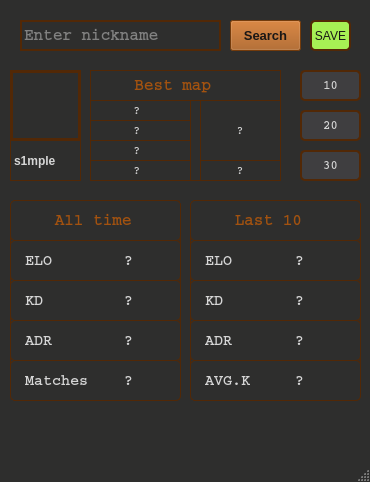
<?xml version="1.0" encoding="UTF-8"?>
<ui version="4.0">
 <class>MainWindow</class>
 <widget class="QMainWindow" name="MainWindow">
  <property name="geometry">
   <rect>
    <x>0</x>
    <y>0</y>
    <width>370</width>
    <height>482</height>
   </rect>
  </property>
  <property name="font">
   <font>
    <bold>true</bold>
   </font>
  </property>
  <property name="windowTitle">
   <string>MainWindow</string>
  </property>
  <property name="styleSheet">
   <string notr="true">QMainWindow
 {
       background-color: #2e2e2d;
		border-radius: 15px;
    }
    QWidget#centralwidget 
{
       background-color: #2e2e2d;
    }</string>
  </property>
  <widget class="QWidget" name="centralwidget">
   <widget class="QFrame" name="frame_2">
    <property name="geometry">
     <rect>
      <x>10</x>
      <y>200</y>
      <width>171</width>
      <height>201</height>
     </rect>
    </property>
    <property name="styleSheet">
     <string notr="true">QFrame
{
background-color: #2e2e2d;
          border: 1px solid #522806;
           border-radius: 5px;
           padding: 10px;
}  </string>
    </property>
    <property name="frameShape">
     <enum>QFrame::StyledPanel</enum>
    </property>
    <property name="frameShadow">
     <enum>QFrame::Raised</enum>
    </property>
    <widget class="QLabel" name="label">
     <property name="geometry">
      <rect>
       <x>0</x>
       <y>0</y>
       <width>171</width>
       <height>41</height>
      </rect>
     </property>
     <property name="font">
      <font>
       <family>Courier</family>
       <pointsize>12</pointsize>
       <bold>true</bold>
      </font>
     </property>
     <property name="styleSheet">
      <string notr="true">QLabel

{
color: #a3520f;
}
</string>
     </property>
     <property name="text">
      <string>   All time </string>
     </property>
    </widget>
    <widget class="QLabel" name="text_elo">
     <property name="geometry">
      <rect>
       <x>0</x>
       <y>40</y>
       <width>171</width>
       <height>41</height>
      </rect>
     </property>
     <property name="font">
      <font>
       <family>Courier</family>
       <pointsize>11</pointsize>
       <bold>true</bold>
      </font>
     </property>
     <property name="styleSheet">
      <string notr="true">QLabel

{
color: rgb(214, 214, 214);
}
</string>
     </property>
     <property name="text">
      <string>ELO        ?</string>
     </property>
    </widget>
    <widget class="QLabel" name="text_KD">
     <property name="geometry">
      <rect>
       <x>0</x>
       <y>80</y>
       <width>171</width>
       <height>41</height>
      </rect>
     </property>
     <property name="font">
      <font>
       <family>Courier</family>
       <pointsize>11</pointsize>
       <bold>true</bold>
      </font>
     </property>
     <property name="styleSheet">
      <string notr="true">QLabel

{
color: rgb(214, 214, 214);
}
</string>
     </property>
     <property name="text">
      <string>KD         ?</string>
     </property>
    </widget>
    <widget class="QLabel" name="text_KR">
     <property name="geometry">
      <rect>
       <x>0</x>
       <y>120</y>
       <width>171</width>
       <height>41</height>
      </rect>
     </property>
     <property name="font">
      <font>
       <family>Courier</family>
       <pointsize>11</pointsize>
       <bold>true</bold>
      </font>
     </property>
     <property name="styleSheet">
      <string notr="true">QLabel

{
color: rgb(214, 214, 214);
}
</string>
     </property>
     <property name="text">
      <string>ADR        ?</string>
     </property>
    </widget>
    <widget class="QLabel" name="text_Matches">
     <property name="geometry">
      <rect>
       <x>0</x>
       <y>160</y>
       <width>171</width>
       <height>41</height>
      </rect>
     </property>
     <property name="sizePolicy">
      <sizepolicy hsizetype="Preferred" vsizetype="Preferred">
       <horstretch>0</horstretch>
       <verstretch>0</verstretch>
      </sizepolicy>
     </property>
     <property name="font">
      <font>
       <family>Courier</family>
       <pointsize>11</pointsize>
       <bold>true</bold>
      </font>
     </property>
     <property name="styleSheet">
      <string notr="true">QLabel

{
color: rgb(214, 214, 214);
}
</string>
     </property>
     <property name="text">
      <string>Matches    ?</string>
     </property>
    </widget>
   </widget>
   <widget class="QLabel" name="label_NAME">
    <property name="geometry">
     <rect>
      <x>10</x>
      <y>140</y>
      <width>71</width>
      <height>41</height>
     </rect>
    </property>
    <property name="font">
     <font>
      <family>Arial</family>
      <pointsize>9</pointsize>
      <bold>true</bold>
     </font>
    </property>
    <property name="styleSheet">
     <string notr="true">QLabel
{
background-color: #2e2e2d;
border: 1px solid #522806;
setWordWrap: true;         
setAlignment: AlignCenter;          
color: rgb(214, 214, 214)
}  </string>
    </property>
    <property name="text">
     <string>s1mple</string>
    </property>
   </widget>
   <widget class="QLabel" name="label_avatar">
    <property name="geometry">
     <rect>
      <x>10</x>
      <y>70</y>
      <width>71</width>
      <height>71</height>
     </rect>
    </property>
    <property name="styleSheet">
     <string notr="true">QLabel
{
background-color: #2e2e2d;
          border: 3px solid #522806;
           
           
}  </string>
    </property>
    <property name="text">
     <string/>
    </property>
   </widget>
   <widget class="QFrame" name="frame_3">
    <property name="geometry">
     <rect>
      <x>190</x>
      <y>200</y>
      <width>171</width>
      <height>201</height>
     </rect>
    </property>
    <property name="styleSheet">
     <string notr="true">QFrame
{
background-color: #2e2e2d;
          border: 1px solid#522806;
           border-radius: 5px;
           padding: 10px;
}  </string>
    </property>
    <property name="frameShape">
     <enum>QFrame::StyledPanel</enum>
    </property>
    <property name="frameShadow">
     <enum>QFrame::Raised</enum>
    </property>
    <widget class="QLabel" name="label_2">
     <property name="geometry">
      <rect>
       <x>0</x>
       <y>0</y>
       <width>171</width>
       <height>41</height>
      </rect>
     </property>
     <property name="font">
      <font>
       <family>Courier</family>
       <pointsize>12</pointsize>
       <bold>true</bold>
      </font>
     </property>
     <property name="styleSheet">
      <string notr="true">QLabel

{
color: #a3520f;
}
</string>
     </property>
     <property name="text">
      <string>   Last 10 </string>
     </property>
    </widget>
    <widget class="QLabel" name="text_KD_LastMatches">
     <property name="geometry">
      <rect>
       <x>0</x>
       <y>80</y>
       <width>171</width>
       <height>41</height>
      </rect>
     </property>
     <property name="font">
      <font>
       <family>Courier</family>
       <pointsize>11</pointsize>
       <bold>true</bold>
      </font>
     </property>
     <property name="styleSheet">
      <string notr="true">QLabel

{
color: rgb(214, 214, 214);
}
</string>
     </property>
     <property name="text">
      <string>KD        ?</string>
     </property>
    </widget>
    <widget class="QLabel" name="text_ADR_LastMatches">
     <property name="geometry">
      <rect>
       <x>0</x>
       <y>120</y>
       <width>171</width>
       <height>41</height>
      </rect>
     </property>
     <property name="font">
      <font>
       <family>Courier</family>
       <pointsize>11</pointsize>
       <bold>true</bold>
      </font>
     </property>
     <property name="styleSheet">
      <string notr="true">QLabel

{
color: rgb(214, 214, 214);
}
</string>
     </property>
     <property name="text">
      <string>ADR       ?</string>
     </property>
    </widget>
    <widget class="QLabel" name="text_AVG_LastMatches">
     <property name="geometry">
      <rect>
       <x>0</x>
       <y>160</y>
       <width>171</width>
       <height>41</height>
      </rect>
     </property>
     <property name="sizePolicy">
      <sizepolicy hsizetype="Preferred" vsizetype="Preferred">
       <horstretch>0</horstretch>
       <verstretch>0</verstretch>
      </sizepolicy>
     </property>
     <property name="font">
      <font>
       <family>Courier</family>
       <pointsize>11</pointsize>
       <bold>true</bold>
      </font>
     </property>
     <property name="styleSheet">
      <string notr="true">QLabel

{
color: rgb(214, 214, 214);
}
</string>
     </property>
     <property name="text">
      <string>AVG.K     ?</string>
     </property>
    </widget>
    <widget class="QLabel" name="text_ELO_Change">
     <property name="geometry">
      <rect>
       <x>0</x>
       <y>40</y>
       <width>171</width>
       <height>41</height>
      </rect>
     </property>
     <property name="font">
      <font>
       <family>Courier</family>
       <pointsize>11</pointsize>
       <bold>true</bold>
      </font>
     </property>
     <property name="styleSheet">
      <string notr="true">QLabel

{
color: rgb(214, 214, 214);
}
</string>
     </property>
     <property name="text">
      <string>ELO       ?</string>
     </property>
    </widget>
   </widget>
   <widget class="QPushButton" name="pushButton_10">
    <property name="geometry">
     <rect>
      <x>300</x>
      <y>70</y>
      <width>61</width>
      <height>31</height>
     </rect>
    </property>
    <property name="font">
     <font>
      <family>Courier</family>
      <bold>true</bold>
     </font>
    </property>
    <property name="styleSheet">
     <string notr="true">QPushButton 
{
background-color: #3f3e40;
          border: 2px solid  #522806;
           border-radius: 5px;
           
color: rgb(214, 214, 214);
}

    QPushButton:hover 
{
      background-color: #522806;  
    }
</string>
    </property>
    <property name="text">
     <string>10</string>
    </property>
   </widget>
   <widget class="QFrame" name="frame_4">
    <property name="geometry">
     <rect>
      <x>90</x>
      <y>70</y>
      <width>191</width>
      <height>111</height>
     </rect>
    </property>
    <property name="styleSheet">
     <string notr="true">QFrame
{
background-color: #2e2e2d;
          border: 1px solid #522806;
           
           
}  </string>
    </property>
    <property name="frameShape">
     <enum>QFrame::StyledPanel</enum>
    </property>
    <property name="frameShadow">
     <enum>QFrame::Raised</enum>
    </property>
    <widget class="QLabel" name="label_BestMapImage">
     <property name="geometry">
      <rect>
       <x>110</x>
       <y>30</y>
       <width>81</width>
       <height>61</height>
      </rect>
     </property>
     <property name="font">
      <font>
       <family>Courier</family>
       <pointsize>8</pointsize>
       <bold>true</bold>
      </font>
     </property>
     <property name="styleSheet">
      <string notr="true">QLabel

{
color: rgb(214, 214, 214);
}
</string>
     </property>
     <property name="text">
      <string>     ?</string>
     </property>
    </widget>
    <widget class="QLabel" name="label_4">
     <property name="geometry">
      <rect>
       <x>0</x>
       <y>50</y>
       <width>101</width>
       <height>21</height>
      </rect>
     </property>
     <property name="text">
      <string/>
     </property>
    </widget>
    <widget class="QLabel" name="label_3">
     <property name="geometry">
      <rect>
       <x>0</x>
       <y>0</y>
       <width>191</width>
       <height>31</height>
      </rect>
     </property>
     <property name="font">
      <font>
       <family>Courier</family>
       <pointsize>12</pointsize>
       <bold>true</bold>
      </font>
     </property>
     <property name="styleSheet">
      <string notr="true">QLabel

{
color: #a3520f;
}
</string>
     </property>
     <property name="text">
      <string>    Best map</string>
     </property>
    </widget>
    <widget class="QLabel" name="TotalOnBestMapMatches">
     <property name="geometry">
      <rect>
       <x>0</x>
       <y>30</y>
       <width>101</width>
       <height>21</height>
      </rect>
     </property>
     <property name="font">
      <font>
       <family>Courier</family>
       <pointsize>8</pointsize>
       <bold>true</bold>
      </font>
     </property>
     <property name="styleSheet">
      <string notr="true">QLabel

{
color: rgb(214, 214, 214);
}
</string>
     </property>
     <property name="text">
      <string>      ?</string>
     </property>
    </widget>
    <widget class="QLabel" name="Text_KD_BestMap">
     <property name="geometry">
      <rect>
       <x>0</x>
       <y>50</y>
       <width>101</width>
       <height>21</height>
      </rect>
     </property>
     <property name="font">
      <font>
       <family>Courier</family>
       <pointsize>8</pointsize>
       <bold>true</bold>
      </font>
     </property>
     <property name="styleSheet">
      <string notr="true">QLabel

{
color: rgb(214, 214, 214);
}
</string>
     </property>
     <property name="text">
      <string>      ?</string>
     </property>
    </widget>
    <widget class="QLabel" name="text_BestMapName">
     <property name="geometry">
      <rect>
       <x>110</x>
       <y>90</y>
       <width>81</width>
       <height>21</height>
      </rect>
     </property>
     <property name="font">
      <font>
       <family>Courier</family>
       <pointsize>8</pointsize>
       <bold>true</bold>
      </font>
     </property>
     <property name="styleSheet">
      <string notr="true">QLabel

{
color: rgb(214, 214, 214);
}
</string>
     </property>
     <property name="text">
      <string>     ?</string>
     </property>
    </widget>
    <widget class="QLabel" name="Text_WInRate_BestMap">
     <property name="geometry">
      <rect>
       <x>0</x>
       <y>70</y>
       <width>101</width>
       <height>21</height>
      </rect>
     </property>
     <property name="font">
      <font>
       <family>Courier</family>
       <pointsize>8</pointsize>
       <bold>true</bold>
      </font>
     </property>
     <property name="styleSheet">
      <string notr="true">QLabel

{
color: rgb(214, 214, 214);
}
</string>
     </property>
     <property name="text">
      <string>      ?</string>
     </property>
    </widget>
    <widget class="QLabel" name="Text_AVGK_BestMap">
     <property name="geometry">
      <rect>
       <x>0</x>
       <y>90</y>
       <width>101</width>
       <height>21</height>
      </rect>
     </property>
     <property name="font">
      <font>
       <family>Courier</family>
       <pointsize>8</pointsize>
       <bold>true</bold>
      </font>
     </property>
     <property name="styleSheet">
      <string notr="true">QLabel

{
color: rgb(214, 214, 214);
}
</string>
     </property>
     <property name="text">
      <string>      ?</string>
     </property>
    </widget>
   </widget>
   <widget class="QPushButton" name="pushButton_20">
    <property name="geometry">
     <rect>
      <x>300</x>
      <y>110</y>
      <width>61</width>
      <height>31</height>
     </rect>
    </property>
    <property name="font">
     <font>
      <family>Courier</family>
      <bold>true</bold>
     </font>
    </property>
    <property name="styleSheet">
     <string notr="true">QPushButton 
{
background-color: #3f3e40;
          border: 2px solid #522806;
           border-radius: 5px;
           
color: rgb(214, 214, 214);
}

    QPushButton:hover 
{
      background-color: #522806;  
    }
</string>
    </property>
    <property name="text">
     <string>20</string>
    </property>
   </widget>
   <widget class="QPushButton" name="pushButton_30">
    <property name="geometry">
     <rect>
      <x>300</x>
      <y>150</y>
      <width>61</width>
      <height>31</height>
     </rect>
    </property>
    <property name="font">
     <font>
      <family>Courier</family>
      <bold>true</bold>
     </font>
    </property>
    <property name="styleSheet">
     <string notr="true">QPushButton 
{
background-color: #3f3e40;
          border: 2px solid #522806;
           border-radius: 5px;
           
color: rgb(214, 214, 214);
}

    QPushButton:hover 
{
      background-color: #522806;  
    }
</string>
    </property>
    <property name="text">
     <string>30</string>
    </property>
   </widget>
   <widget class="QPushButton" name="pushButton">
    <property name="geometry">
     <rect>
      <x>230</x>
      <y>20</y>
      <width>71</width>
      <height>31</height>
     </rect>
    </property>
    <property name="font">
     <font>
      <family>Arial</family>
      <pointsize>10</pointsize>
      <bold>true</bold>
     </font>
    </property>
    <property name="styleSheet">
     <string notr="true">QPushButton 
{
	background-color: #a3520f;  
	color: #1a1715;  
	
}

    QPushButton:hover 
{
      background-color: #522806;  
    }

</string>
    </property>
    <property name="text">
     <string>Search</string>
    </property>
   </widget>
   <widget class="QLineEdit" name="lineEditIRL">
    <property name="geometry">
     <rect>
      <x>20</x>
      <y>20</y>
      <width>201</width>
      <height>31</height>
     </rect>
    </property>
    <property name="font">
     <font>
      <family>Courier</family>
      <pointsize>12</pointsize>
      <bold>true</bold>
     </font>
    </property>
    <property name="styleSheet">
     <string notr="true">QLineEdit
{
background-color: #2e2e2d;
          border: 2px solid #522806;
           
          
color: rgb(214, 214, 214);
}  </string>
    </property>
    <property name="text">
     <string/>
    </property>
    <property name="placeholderText">
     <string>Enter nickname</string>
    </property>
   </widget>
   <widget class="QPushButton" name="Button_Save">
    <property name="geometry">
     <rect>
      <x>310</x>
      <y>20</y>
      <width>41</width>
      <height>31</height>
     </rect>
    </property>
    <property name="styleSheet">
     <string notr="true">QPushButton 
{
background-color: #a7f054;
          border: 2px solid  #522806;
           border-radius: 5px;
           
color: #1a1715;
}

    QPushButton:hover 
{
      background-color: #522806;  
    }
</string>
    </property>
    <property name="text">
     <string>SAVE</string>
    </property>
   </widget>
   <widget class="QLabel" name="label_Errors">
    <property name="geometry">
     <rect>
      <x>68</x>
      <y>415</y>
      <width>231</width>
      <height>21</height>
     </rect>
    </property>
    <property name="text">
     <string/>
    </property>
   </widget>
  </widget>
  <widget class="QMenuBar" name="menubar">
   <property name="geometry">
    <rect>
     <x>0</x>
     <y>0</y>
     <width>370</width>
     <height>21</height>
    </rect>
   </property>
  </widget>
  <widget class="QStatusBar" name="statusbar"/>
 </widget>
 <resources/>
 <connections/>
</ui>
